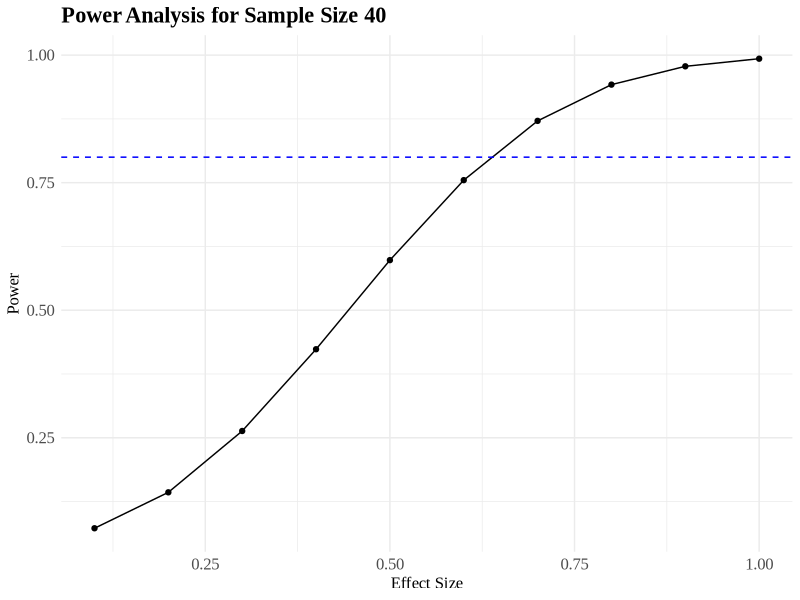
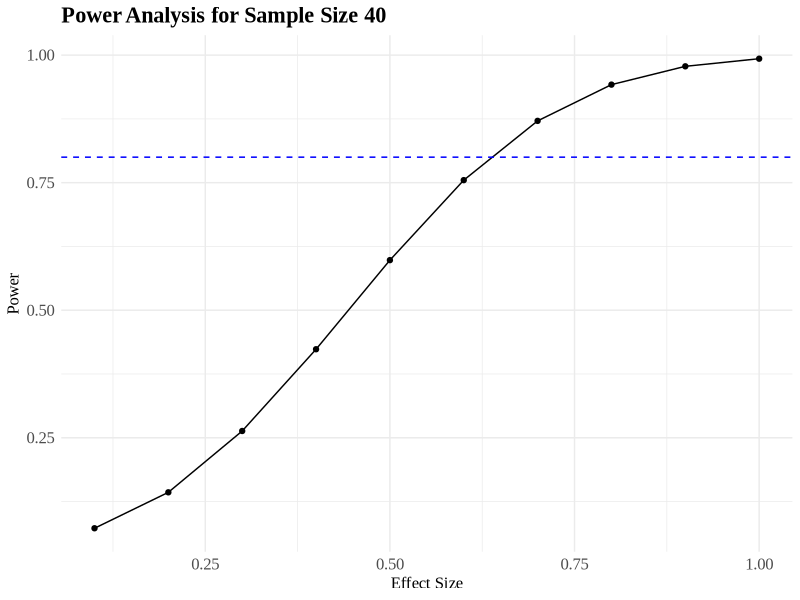

Generate these figures, in order, with R:
####################
## Power Analysis ##
####################

## Call libraries
library(pwr)
library(tidyverse)

#####################################################
## Effect Size Calculations from Literature Review ##
#####################################################
## Harrison 2012 vmPFC > OFC activation
# From this paper: https://jamanetwork.com/journals/jamapsychiatry/fullarticle/1211981
# z-score: 3.86, cluster extent: 870, sample size per group = 73
3.86/sqrt(73) # 0.45

############################
## Power/Sensitivity Test ##
############################

## Two sample t-test ##
pwr.t.test(n=40, power=0.8) # specific effect size 
pwr.t.test(n=40, d=.45) # specific effect size 

##########################################
## Create power curve figure for t-test ##
##########################################

library(pwr)

# Set parameters
sample_size <- 40
effect_sizes <- seq(0.1, 1.0, by = 0.1)  # Different effect sizes to consider

# Calculate power for different effect sizes
power_values <- sapply(effect_sizes, function(es) {
  pwr.t.test(d = es, n = sample_size, sig.level = 0.05, type = "two.sample")$power
})

# Create a data frame for plotting
data <- data.frame(effect_sizes, power_values)

# Create the plot
ggplot(data, aes(x = effect_sizes, y = power_values)) +
  geom_line() +
  geom_point() +
  geom_hline(yintercept = .8,lty=2, color='blue') +
  labs(
    title = paste("Power Analysis for Sample Size", sample_size),
    x = "Effect Size",
    y = "Power"
  ) +
  theme_minimal() +
  theme(
    plot.title = element_text(family = "Times New Roman", size = 16, face = "bold"),
    axis.title = element_text(family = "Times New Roman", size = 12),
    axis.text = element_text(family = "Times New Roman", size = 12)
  )

# Export figure
ggsave(filename = paste("t-test_pwr.png"), width = 6, height = 5,
       path = "~/Library/CloudStorage/Box-Box/KianaDissertation/Prospectus/Analysis", units = c("in"), dpi = 300)
